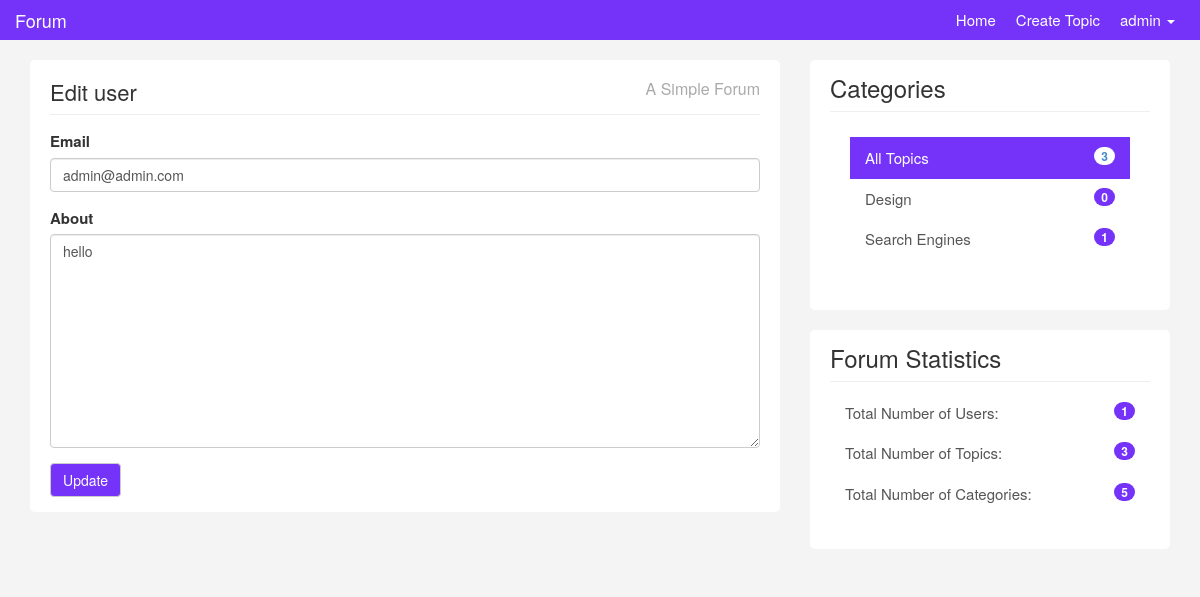
The page /users/edit-user.php?id=5 (signed in) on the database its author committed.
### tables this page shows
CREATE TABLE `users` (
  `id` int(5) NOT NULL,
  `name` varchar(200) NOT NULL,
  `email` varchar(200) NOT NULL,
  `username` varchar(200) NOT NULL,
  `password` varchar(200) NOT NULL,
  `about` text NOT NULL,
  `avatar` varchar(200) NOT NULL,
  `created_at` timestamp NOT NULL DEFAULT current_timestamp()
);

CREATE TABLE `categories` (
  `id` int(5) NOT NULL,
  `name` varchar(200) NOT NULL,
  `created_at` timestamp NOT NULL DEFAULT current_timestamp()
);

### users/edit-user.php (the view, shortened to what this page needs)
<?php require '../includes/header.php';  ?>
<?php require '../config/config.php';  ?>
<?php
  if(isset($_GET['id'])){
    $id = $_GET['id'];
    $select = $conn->query("SELECT * FROM users WHERE id = '$id'");
    $select->execute();
    $user = $select->fetch(PDO::FETCH_OBJ);
    }
?>
    <div class="container">
		<div class="row">
			<div class="col-md-8">
				<div class="main-col">
					<div class="block">
						<h1 class="pull-left">Edit user</h1>
						<h4 class="pull-right">A Simple Forum</h4>
						<div class="clearfix"></div>
						<hr>
						<form role="form" method="POST" action="edit-user.php?id=<?php echo $id; ?>">
							<div class="form-group">
								<label>Email</label>
								<input type="email" value="<?php echo $user->email; ?>" class="form-control" name="email" placeholder="Enter email">
							</div>
								<div class="form-group">
									<label>About</label>
									<textarea id="body" rows="10" cols="80" class="form-control" name="about"><?php echo $user->about; ?></textarea>
								</div>
							<button type="submit" name="submit" class="color btn btn-default">Update</button>
						</form>
					</div>
				</div>
			</div>
<?php require '../includes/footer.php';  ?>

### includes/footer.php (shortened to what this page needs)
<?php
$topics = $conn->query("SELECT COUNT(*) AS all_topics FROM topics");
$topics->execute();
$allTopics = $topics->fetch(PDO::FETCH_OBJ);
$categories = $conn->query("SELECT categories.id AS id , categories.name AS name,
COUNT(topics.category) AS count_category FROM categories LEFT JOIN topics ON
categories.name = topics.category GROUP BY(topics.category);");
$categories->execute();
$allCategories = $categories->fetchAll(PDO::FETCH_OBJ);
$users = $conn->query("SELECT COUNT(*) AS count_users FROM users");
$users->execute();
$allUsers = $users->fetch(PDO::FETCH_OBJ);
$topics = $conn->query("SELECT COUNT(*) AS count_topics FROM topics");
$topics->execute();
$allTopics_count = $topics->fetch(PDO::FETCH_OBJ);
$categories_count = $conn->query("SELECT COUNT(*) AS categories_count FROM categories");
$categories_count->execute();
$allCategories_count = $categories_count->fetch(PDO::FETCH_OBJ);
?>
<div class="col-md-4">
	<div class="sidebar">
		<div class="block">
			<h3>Categories</h3>
			<div class="list-group block ">
				<a href="#" class="list-group-item active">All Topics <span class="badge pull-right"><?php echo $allTopics->all_topics;   ?></span></a>
				<?php foreach ($allCategories as $category) : ?>
					<a href="<?php echo APPURL; ?>/categories/show.php?name=<?php echo $category->name; ?>" class="list-group-item"><?php echo $category->name;  ?><span class="color badge pull-right"><?php echo $category->count_category ?></span></a>
				<?php endforeach; ?>
			</div>
		</div>
		<div class="block" style="margin-top: 20px;">
			<h3 class="margin-top: 40px">Forum Statistics</h3>
			<div class="list-group">
				<a href="#" class="list-group-item">Total Number of Users:<span class="color badge pull-right"><?php echo $allUsers->count_users;   ?></span></a>
				<a href="#" class="list-group-item">Total Number of Topics:<span class="color badge pull-right"><?php echo $allTopics_count->count_topics;   ?></span></a>
				<a href="#" class="list-group-item">Total Number of Categories: <span class="color badge pull-right"><?php echo $allCategories_count->categories_count;   ?></span></a>
			</div>
		</div>
	</div>
</div>
</body>
</html>

### css/custom.css (style rules this page uses)
body { padding-top: 60px; background:#f4f4f4; font-size:15px; }
a { color:#5c5b69; }
hr { margin:10px 0 15px 0; }
h3 { margin-bottom:5px; }
.block { background:#fff; border-radius:5px; padding: 15px 20px; margin-bottom:20px; }
.main-col { overflow:auto; }
.main-col h1 { font-size:22px; margin:5px 0 0 0; padding:0; }
.main-col h4 { font-size:16px; margin:5px 0 0 0; padding:0; color:#aaa; }
.sidebar .block h3 { margin:0 0 10px 0; padding-bottom:10px; border-bottom:#eee solid 1px; }
a.list-group-item.active, a.list-group-item.active:hover, a.list-group-item.active:focus { background:rgb(117, 50, 249); border-radius:0; }
.list-group-item { border:0 }
.color { background-color: rgb(117, 50, 249); color: white; }

### rows shown on the page
users: email "admin@admin.com", about "hello"
categories: name "Design", count_category "0"
categories: name "Search Engines", count_category "1"

### other values the page prints
$_SESSION['username'] "admin"
$allTopics->all_topics "3"
$allUsers->count_users "1"
$allTopics_count->count_topics "3"
$allCategories_count->categories_count "5"
